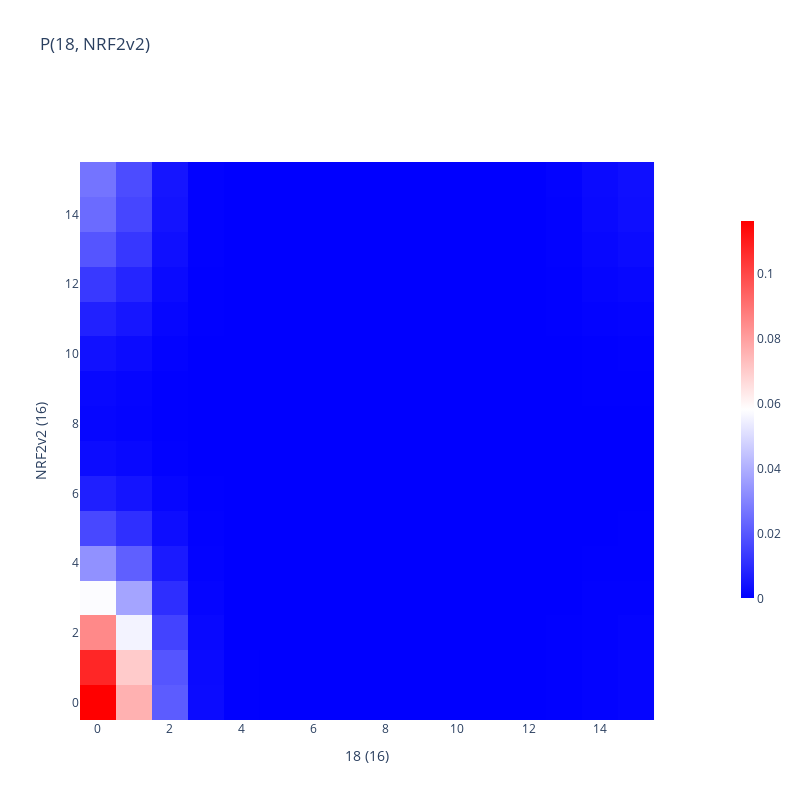
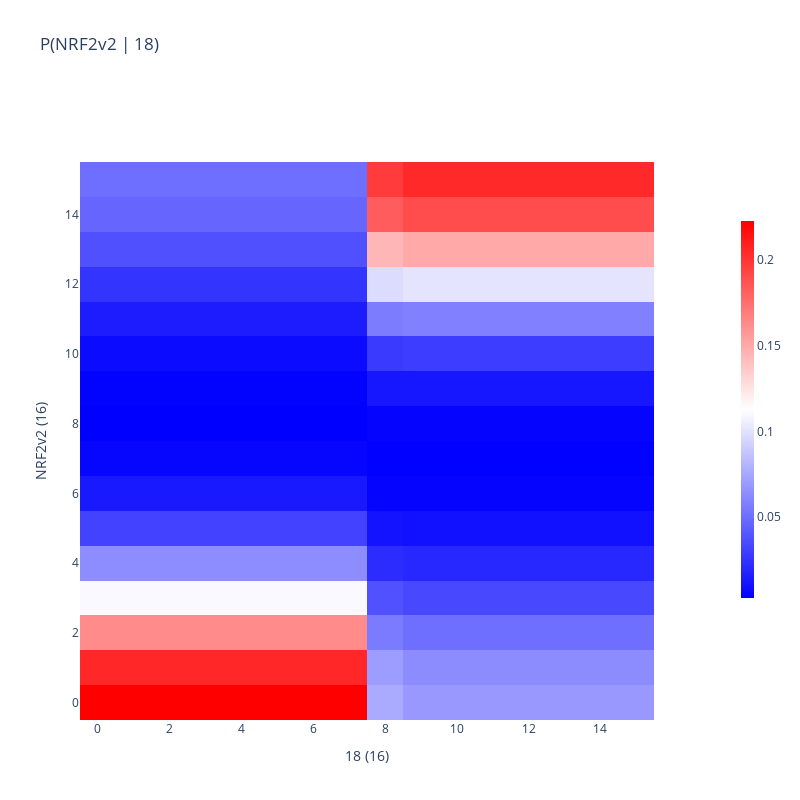
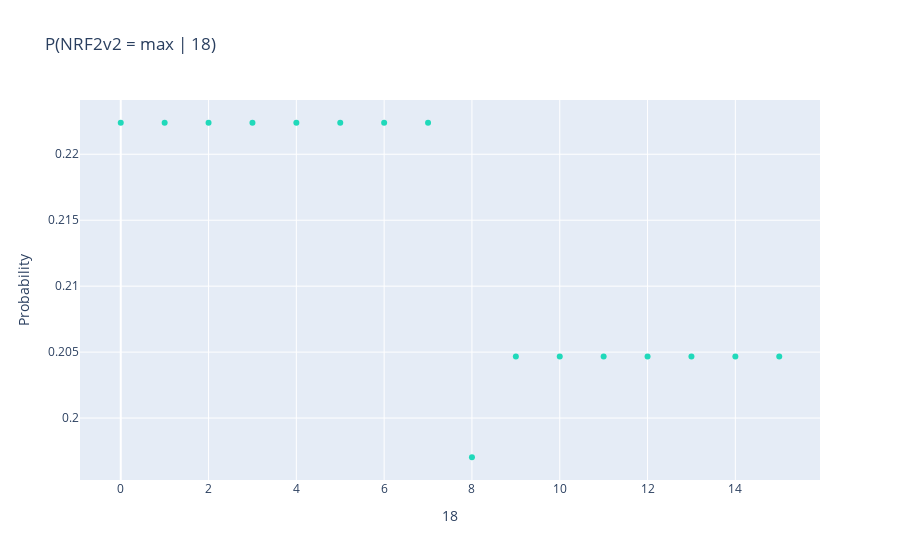

The notebook cell these images were saved under, in order:
### Code cell
read_to_struct = []

grid_size = 16

c = 0
for i in FT_sub.index[0:10]:
    
    f = FT_sub['feature'].ix[i]
    
    if 'response' in f:
        read_to_struct.append({'p_val':'','AUC':'','gene':'','structureChainId':'','model_name':model_name,'cluster_index':'','cluster_ID':'','p_R_C':'','p_R1_C':'','FPR':'','TPR':''})
    else:
    
        tmp = []

        cluster = f.split('.')[1][2:]
        gene = f.split('_')[0]
        structureChainId = f.split('_')[1]
        model_name = "P(R = 1 | C%s)"%str(c)

        # compute posterior probability, kernal density estimation, singular (one cluster only)
        p_R_C1, p_R1_C1 = ccal.infer((cluster_components.loc[f], binary_RNA), grid_size=grid_size, target="max", names=(i, 'NRF2v2'))

        # nomogram paper - we need to implement confidence intervals

        # compute significance and AUC
        A = (model_name,)
        B = (p_R1_C1,)
        C = ((cluster_components.loc[list_clusters[c]],),)

        model_roc = compute_ROC(binary_RNA, A, B, C)


        read_to_struct.append({'p_val':model_roc[model_name]["p-value"],'AUC':model_roc[model_name]["auc"],'gene':gene,'structureChainId':structureChainId,'model_name':model_name,'cluster_index':c,'feature':f,'p_R_C':[p_R_C1],'p_R1_C':[p_R1_C1],'FPR':[model_roc[model_name]["fpr"]],'TPR':[model_roc[model_name]["tpr"]]}) 

        c += 1
        
    clear_output(wait=True)

#FT_sub = pd.concat([FT_sub,pd.DataFrame(read_to_struct)],1)

### Figure 1 — Plotly figure (JSON) as saved in the notebook; plotly's stock layout.template omitted (floating-point values rounded to 4 significant figures; data arrays with more than 128 entries replaced by an {"elided": "..."} marker saying what was removed)
{"data": [{"colorbar": {"len": 0.64, "thickness": 12.5}, "colorscale": {"elided": "256x2 mixed values"}, "type": "heatmap", "z": {"elided": "16x16 float values"}}], "layout": {"height": 800, "title": {"text": "P(18, NRF2v2)"}, "width": 800, "xaxis": {"automargin": true, "domain": [0, 0.9], "showgrid": false, "showticklabels": true, "title": {"text": "18 (16)"}, "zeroline": false}, "xaxis2": {"domain": [0.92, 1], "showgrid": false, "showticklabels": false, "ticks": "", "zeroline": false}, "yaxis": {"automargin": true, "domain": [0, 0.9], "showgrid": false, "showticklabels": true, "title": {"text": "NRF2v2 (16)"}, "zeroline": false}, "yaxis2": {"domain": [0.92, 1], "showgrid": false, "showticklabels": false, "ticks": "", "zeroline": false}}}

### Figure 2 — Plotly figure (JSON) as saved in the notebook; plotly's stock layout.template omitted (floating-point values rounded to 4 significant figures; data arrays with more than 128 entries replaced by an {"elided": "..."} marker saying what was removed)
{"data": [{"colorbar": {"len": 0.64, "thickness": 12.5}, "colorscale": {"elided": "256x2 mixed values"}, "type": "heatmap", "z": {"elided": "16x16 float values"}}], "layout": {"height": 800, "title": {"text": "P(NRF2v2 | 18)"}, "width": 800, "xaxis": {"automargin": true, "domain": [0, 0.9], "showgrid": false, "showticklabels": true, "title": {"text": "18 (16)"}, "zeroline": false}, "xaxis2": {"domain": [0.92, 1], "showgrid": false, "showticklabels": false, "ticks": "", "zeroline": false}, "yaxis": {"automargin": true, "domain": [0, 0.9], "showgrid": false, "showticklabels": true, "title": {"text": "NRF2v2 (16)"}, "zeroline": false}, "yaxis2": {"domain": [0.92, 1], "showgrid": false, "showticklabels": false, "ticks": "", "zeroline": false}}}

### Figure 3 — Plotly figure (JSON) as saved in the notebook; plotly's stock layout.template omitted (floating-point values rounded to 4 significant figures)
{"data": [{"marker": {"color": "#20d9ba"}, "mode": "markers", "name": "P(NRF2v2 = max | 18)", "type": "scatter", "x": [0, 1, 2, 3, 4, 5, 6, 7, 8, 9, 10, 11, 12, 13, 14, 15], "y": [0.2224, 0.2224, 0.2224, 0.2224, 0.2224, 0.2224, 0.2224, 0.2224, 0.197, 0.2047, 0.2047, 0.2047, 0.2047, 0.2047, 0.2047, 0.2047]}], "layout": {"hovermode": "closest", "title": {"text": "P(NRF2v2 = max | 18)"}, "xaxis": {"title": {"text": "18"}}, "yaxis": {"title": {"text": "Probability"}}}}
